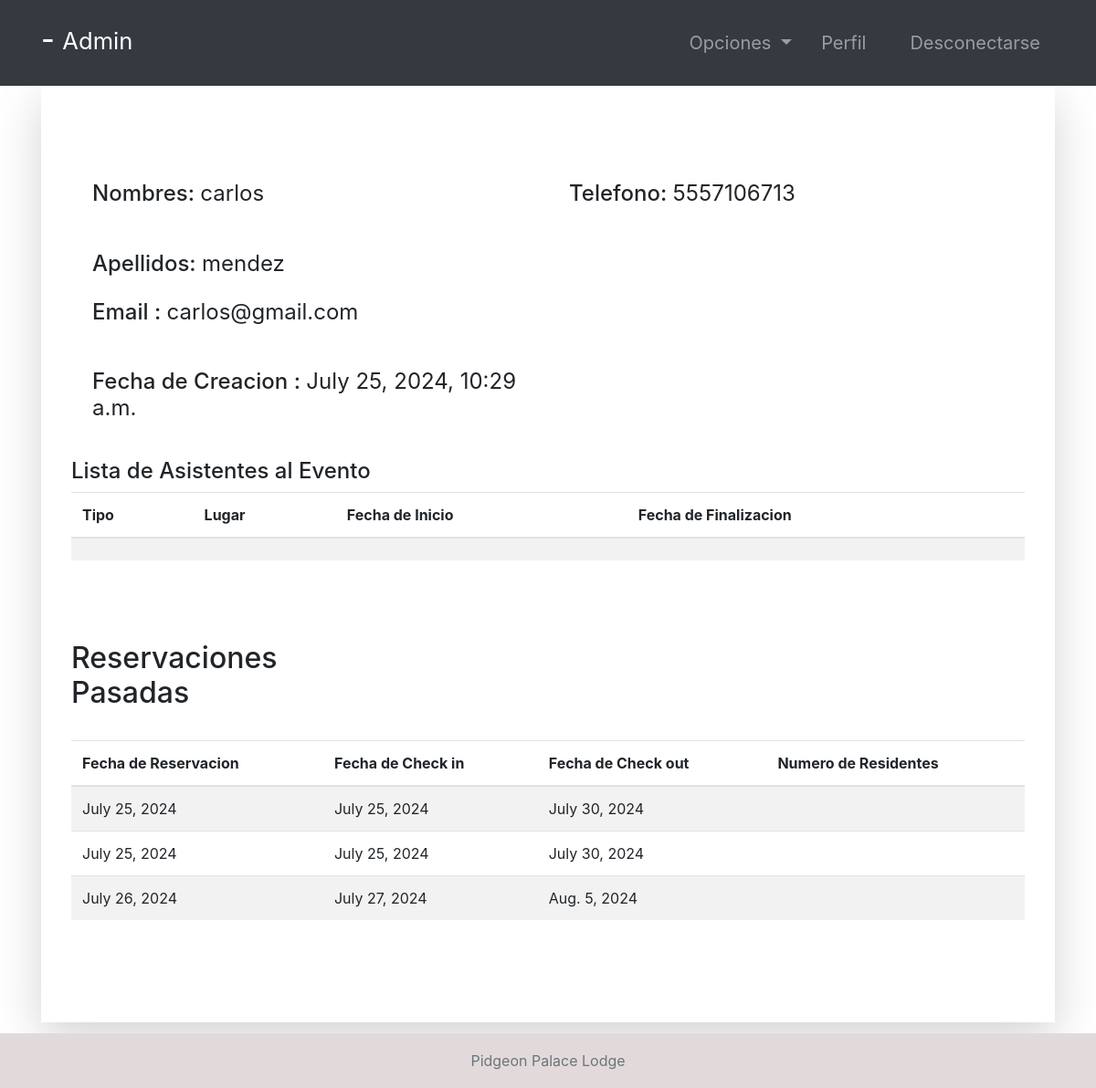
Screenshot of /guest-profile/3 (signed in) with the database file from the repository.
### accounts/models.py (models this page shows, shortened)
class Guest(models.Model):
    user = models.OneToOneField(User, null=True, on_delete=models.CASCADE)
    phoneNumber = PhoneNumberField(unique=True)

### hotel/models.py (models this page shows, shortened)
class EventAttendees(models.Model):
    event = models.ForeignKey(Event, on_delete=models.CASCADE)
    numberOfDependees = models.IntegerField(default=0)
    guest = models.ForeignKey(Guest,   null=True, on_delete=models.CASCADE)

### room/models.py (models this page shows, shortened)
class Booking(models.Model):
    roomNumber = models.ForeignKey(Room, on_delete=models.CASCADE)
    guest = models.ForeignKey(Guest, null=True, on_delete=models.CASCADE)
    dateOfReservation = models.DateField(default=timezone.now)
    startDate = models.DateField()
    endDate = models.DateField()

### accounts/views.py (the view, shortened to what this page needs)
# urls.py: path('guest-profile/<str:pk>', guest_profile, name="guest-profile"),
@login_required(login_url='login')
def guest_profile(request, pk):
    tempUser = User.objects.get(id=pk)
    guest = Guest.objects.get(user=tempUser)
    role = str(request.user.groups.all()[0])
    path = role + "/"
    eventAttendees = EventAttendees.objects.filter(guest=guest)
    bookings = Booking.objects.filter(guest=guest)
    context = {
        "role": role,
        "guest": guest,
        "eventAttendees": eventAttendees,
        "bookings": bookings
    }
    return render(request, path + "guest-profile.html", context)

### Templates/admin/guest-profile.html
{% extends '../index.html' %}
{% block context %}
{% include '../common_pages/guest-profile.html' %}
{% endblock %}

### Templates/incs/nav.html (shortened to what this page needs)
<nav class="navbar navbar-dark bg-dark navbar-expand-lg py-3 " role="navigation">
    <div class="container">
        <a href="" class="navbar-brand">
            <h2 class="text-capitalize">
                {{ request.user.first_name }} {{ request.user.last_name }} -
                <small>
                    {{ role }}
                </small>
            </h2>
        </a>
        <div class="collapse navbar-collapse" id="navbarTags">
            <ul class="navbar-nav ml-auto">
                <li class="nav-item dropdown p-2">
                    <a class="nav-link dropdown-toggle" href="#" id="navbarDropdown" role="button"
                        data-toggle="dropdown" aria-haspopup="true" aria-expanded="false">
                        Opciones
                    </a>
                </li>
                <li class="nav-item mr-3 p-2">
                    {% if role == 'staff' or role == 'receptionist' or role == 'admin' or role == 'manager' %}
                    <a href="{% url 'employee-profile' user.id %}" class="nav-link">Perfil</a>
                    {% endif %}
                </li>
                <li class="nav-item p-2 ">
                    <a href="{% url 'logout' %}" class="nav-link">Desconectarse</a>
                </li>
            </ul>
        </div>
    </div>
</nav>

### Templates/common_pages/guest-profile.html (shortened to what this page needs)
<div class="container">
    <div class="shadow-lg p-5">
        <div class="row mt-5">
            <div class="col-6">
                <form action="" method="POST">
                    <div class="p-2 h4">
                        <span>Nombres:</span>
                        {% if guest.user.id != request.user.id %}
                        <span class="font-weight-normal">{{guest.user.first_name}} </span>
                        {% else %}
                        <input type="text" class="form-control border border-secondary" id="id_first_name"
                            value="{{guest.user.first_name}}" name="first_name">
                        {% endif %}
                    </div>
                    <br>
                    <div class="p-2 h4">
                        <span>Apellidos:</span>
                        {% if guest.user.id != request.user.id %}
                        <span class="font-weight-normal"> {{guest.user.last_name}}</span>
                        {% else %}
                        <input type="text" class="form-control border border-secondary" id="id_last_name"
                            value="{{guest.user.last_name}}" name="last_name">
                        {% endif %}
                    </div>
                    <div class="p-2 h4">
                        <span>Email :</span>
                        <span class="font-weight-normal">{{guest.user.email}}</span>
                    </div>
                    <br>
                    <div class="p-2 h4">
                        <span>Fecha de Creacion :</span>
                        <span class="font-weight-normal">{{guest.user.date_joined}}</span>
                    </div>
            </div>
            <div class="col-6">
                <div class="p-2 h4">
                    <span>Telefono: </span>
                    {% if guest.user.id != request.user.id %}
                    <span class="font-weight-normal">{{guest.phoneNumber}}</span>
                    {% else %}
                    <input type="text" class="form-control border border-secondary" id="id_phoneNumber"
                        value="{{guest.phoneNumber}}" name="phoneNumber">
                    {% endif %}
                </div>
                <br>
            </div>
        </div>
        <br>
        {% if eventAttendees.first != None %}
        <div class="row">
            <h4>Lista de Asistentes al Evento</h4>
            <table class="table table-hover table-striped">
                <thead>
                    <tr>
                        <th>Tipo</th>
                        <th>Lugar</th>
                        <th>Fecha de Inicio</th>
                        <th>Fecha de Finalizacion</th>
                    </tr>
                </thead>
                <tbody>
                    {% for eveAt in eventAttendees %}
                    <tr>
                        <td>{{eveAt.eventType}}</td>
                        <td>{{eveAt.location}}</td>
                        <td>{{eveAt.startDate}}</td>
                        <td>{{eveAt.endtDate}}</td>
                    </tr>
                    {% endfor %}
                </tbody>
            </table>
        </div>
        {% endif %}
        <br>
        <div class="row">
            <div class="table-responsive table-striped my-5">
                <div class="table-header row">
                    <div class="col-sm-12 col-md-12 col-lg-4 mb-4">
                        <h2>Reservaciones Pasadas</h2>
                    </div>
                </div>
                <table class="table table-hover">
                    <thead>
                        <tr>
                            <th>Fecha de Reservacion</th>
                            <th>Fecha de Check in</th>
                            <th>Fecha de Check out</th>
                            <th>Numero de Residentes</th>
                        </tr>
                    </thead>
                    <tbody>
                        {% for bo in bookings %}
                        <tr>
                            <td>{{bo.dateOfReservation}}</td>
                            <td>{{bo.startDate}}</td>
                            <td>{{bo.endDate}}</td>
                            <td>{{bo.numOfResidents}}</td>
                        </tr>
                        {% endfor %}
                    </tbody>
                </table>
            </div>
        </div>
    </div>
</div>

### static/css/main.css (style rules this page uses)
* { margin: 0; padding: 0; -webkit-font-smoothing: antialiased; }
body { position: relative; }
nav .nav-item { font-size: 20px; }

### rows the page displays
Guest: user.first_name "carlos", user.last_name "mendez", user.email "carlos@gmail.com", user.date_joined "July 25, 2024, 10:29 a.m.", phoneNumber "5557106713"
Booking: dateOfReservation "July 25, 2024", startDate "July 25, 2024", endDate "July 30, 2024"
Booking: dateOfReservation "July 25, 2024", startDate "July 25, 2024", endDate "July 30, 2024"
Booking: dateOfReservation "July 26, 2024", startDate "July 27, 2024", endDate "Aug. 5, 2024"

### other values shown
{{ role }} "Admin"
